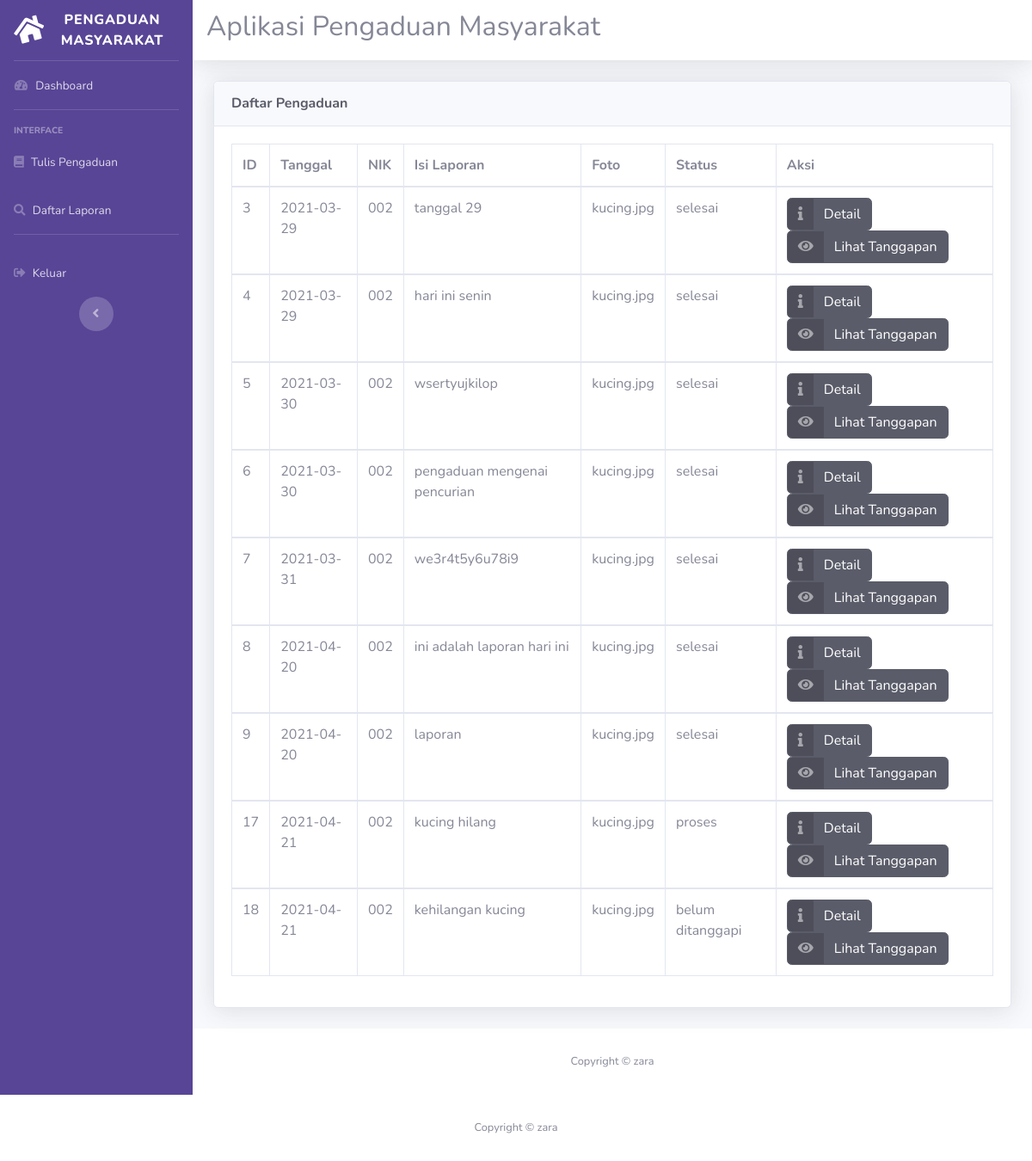
Screenshot of /pengaduanmasyarakat/masyarakat.php?url=lihat_pengaduan (signed in) with the database file from the repository.
### tables this page shows
CREATE TABLE `pengaduan` (
  `id_pengaduan` int(11) NOT NULL,
  `tgl_pengaduan` date NOT NULL,
  `nik` varchar(16) NOT NULL,
  `isi_laporan` text NOT NULL,
  `foto` varchar(255) NOT NULL,
  `status` enum('belum ditanggapi','proses','selesai','') NOT NULL
);

### pengaduanmasyarakat/lihat_pengaduan.php (the view, shortened to what this page needs)
<!DOCTYPE html>
<html lang="en">
<head>
  <link href="vendor/fontawesome-free/css/all.min.css" rel="stylesheet" type="text/css">
  <link href="css/sb-admin-2.min.css" rel="stylesheet">
  <link href="vendor/datatables/dataTables.bootstrap4.min.css" rel="stylesheet">
</head>
<body id="page-top">
          <div class="card shadow mb-4">
            <div class="card-header py-3">
              <h6 class="m-0 font-weight-bold text-dark">Daftar Pengaduan</h6>
            </div>
            <div class="card-body">
              <div class="table-responsive">
                <table class="table table-bordered" id="dataTable" width="100%" cellspacing="0">
                  <thead>
                    <tr>
                      <th>ID</th>
                      <th>Tanggal</th>
                      <th>NIK</th>
                      <th>Isi Laporan</th>
                      <th>Foto</th>
                      <th>Status</th>
                      <th>Aksi</th>
                    </tr>
                  </thead>
                  <?php
                  require 'koneksi.php';
                  $sql=mysqli_query($conn,"select * from pengaduan where nik='$_SESSION[nik]'");
                  while ($data=mysqli_fetch_array($sql)) {
                  ?>
                  <tbody>
                    <tr>
                      <td><?php echo $data['id_pengaduan']; ?></td>
                      <td><?php echo $data['tgl_pengaduan']; ?></td>
                      <td><?php echo $data['nik']; ?></td>
                      <td><?php echo $data['isi_laporan']; ?></td>
                      <td><?php echo $data['foto']; ?></td>
                      <td><?php echo $data['status'];?>
                      </td>
                      <td>
                        <a href="?url=detail_pengaduan&id=<?php echo $data['id_pengaduan']; ?>" class="btn btn-dark btn-icon-split">
                          <span class="icon text-white-50">
                            <i class="fas fa-info"></i>
                          </span>
                          <span class="text">Detail</span>
                        </a>
                        <a href="?url=lihat_tanggapan&id=<?php echo $data['id_pengaduan']; ?>" class="btn btn-dark btn-icon-split">
                          <span class="icon text-white-50">
                            <i class="fas fa-eye"></i>
                          </span>
                          <span class="text">Lihat Tanggapan</span>
                        </a>
                      </td>
                    </tr>
                  </tbody>
                <?php } ?>
                </table>
              </div>
            </div>
          </div>
        </div>
      </div>
      <footer class="sticky-footer bg-white">
        <div class="container my-auto">
          <div class="copyright text-center my-auto">
            <span>Copyright &copy; zara</span>
          </div>
        </div>
      </footer>
    </div>
  </div>
</body>
</html>

### rows the page displays
pengaduan: id_pengaduan "3", tgl_pengaduan "2021-03-29", nik "002", isi_laporan "tanggal 29", foto "kucing.jpg", status "selesai"
pengaduan: id_pengaduan "4", tgl_pengaduan "2021-03-29", nik "002", isi_laporan "hari ini senin", foto "kucing.jpg", status "selesai"
pengaduan: id_pengaduan "5", tgl_pengaduan "2021-03-30", nik "002", isi_laporan "wsertyujkilop", foto "kucing.jpg", status "selesai"
pengaduan: id_pengaduan "6", tgl_pengaduan "2021-03-30", nik "002", isi_laporan "pengaduan mengenai pencurian", foto "kucing.jpg", status "selesai"
pengaduan: id_pengaduan "7", tgl_pengaduan "2021-03-31", nik "002", isi_laporan "we3r4t5y6u78i9", foto "kucing.jpg", status "selesai"
pengaduan: id_pengaduan "8", tgl_pengaduan "2021-04-20", nik "002", isi_laporan "ini adalah laporan hari ini", foto "kucing.jpg", status "selesai"
pengaduan: id_pengaduan "9", tgl_pengaduan "2021-04-20", nik "002", isi_laporan "laporan", foto "kucing.jpg", status "selesai"
pengaduan: id_pengaduan "17", tgl_pengaduan "2021-04-21", nik "002", isi_laporan "kucing hilang", foto "kucing.jpg", status "proses"
pengaduan: id_pengaduan "18", tgl_pengaduan "2021-04-21", nik "002", isi_laporan "kehilangan kucing", foto "kucing.jpg", status "belum ditanggapi"
